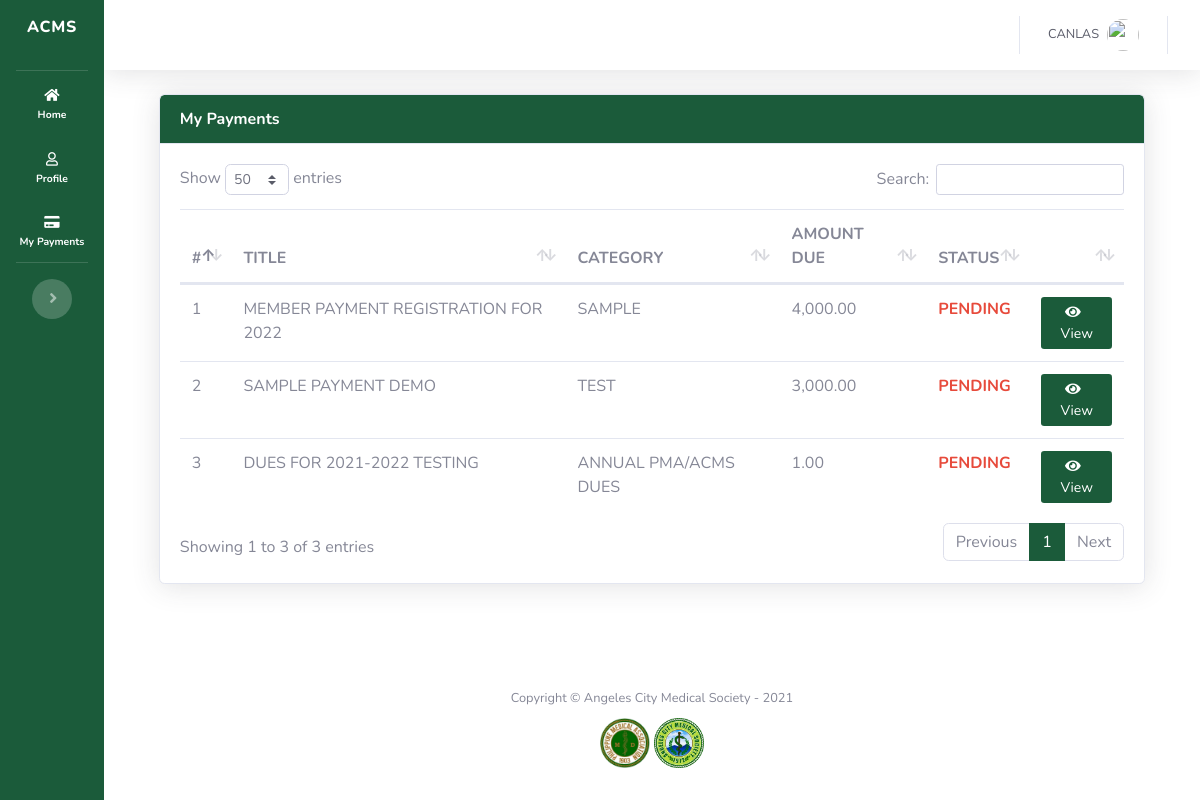
The page /payment_index.php (signed in) on the database its author committed.
### tables this page shows
CREATE TABLE `user_payments` (
  `id` int(11) NOT NULL,
  `user_id` int(11) NOT NULL,
  `payment_id` int(11) NOT NULL,
  `amount_paid` float NOT NULL DEFAULT 0,
  `proof_of_payment` varchar(255) DEFAULT NULL,
  `date_of_payment` date DEFAULT NULL,
  `status` enum('PENDING','VERIFIED','AWAITING VERIFICATION','') NOT NULL DEFAULT 'PENDING',
  `created_at` datetime NOT NULL DEFAULT current_timestamp(),
  `updated_at` datetime NOT NULL DEFAULT current_timestamp(),
  `deleted_at` datetime DEFAULT NULL
);

CREATE TABLE `payments` (
  `id` int(11) NOT NULL,
  `title` varchar(255) NOT NULL,
  `category` varchar(255) NOT NULL,
  `amount` float NOT NULL DEFAULT 0,
  `auto_assign` tinyint(1) NOT NULL DEFAULT 1,
  `created_at` datetime NOT NULL DEFAULT current_timestamp(),
  `updated_at` datetime NOT NULL DEFAULT current_timestamp(),
  `deleted_at` datetime DEFAULT NULL
);

### payment_index.php (the view, shortened to what this page needs)
<?php
    include('sidebar.php');
    $my_payments    =   $mysqli->query("SELECT
                                        user_payments.id,
                                        user_payments.status,
                                        payments.title,
                                        payments.category,
                                        payments.amount
                                        FROM user_payments
                                        JOIN payments ON payments.id=user_payments.payment_id
                                        WHERE payments.deleted_at is NULL AND user_id={$_SESSION['user_id']}"
                                        );
?>
    <div id="content-wrapper" class="d-flex flex-column">
      <div id="content">
<?php require('topbar.php'); ?>
        <div class="container-fluid">
            <div class="row">
                <div class="col-md-12">
                    <div class="card shadow overflow-auto">
                        <div class="card-header bg-gradient-primary text-white font-weight-bold">
                            My Payments
                        </div>
                        <div class="card-body">
                            <table id="table_payments" class="table">
                                <thead>
                                    <tr>
                                        <th>#</th>
                                        <th>TITLE</th>
                                        <th>CATEGORY</th>
                                        <th>AMOUNT DUE</th>
                                        <th>STATUS</th>
                                        <th></th>
                                    </tr>
                                </thead>
                                <tbody>
                                    <?php $i=1;?>
                                    <?php foreach($my_payments as $payment): ?>
                                    <tr class="cursor-pointer">
                                        <td><?=$i?></td>
                                        <td>
                                            <?=$payment['title']?>
                                        </td>
                                        <td>
                                            <?=$payment['category']?>
                                        </td>
                                        <td>
                                            <?=number_format($payment['amount'], 2)?>
                                        </td>
                                        <?php
                                            $textColor = null;
                                            switch($payment['status'])
                                            {
                                                case "PENDING":
                                                    $textColor = "text-danger";
                                                    break;
                                            }
                                        ?>
                                        <td class='font-weight-bold <?=$textColor?>'>
                                            <?=$payment['status']?>
                                        </td>
                                        <td>
                                            <a href="payment_show.php?user_payment_id=<?=$payment['id']?>" class="btn btn-sm bg-gradient-primary text-white">
                                                <i class='fas fa-eye mr-2'></i>View
                                            </a>
                                        </td>
                                    </tr>
                                    <?php $i++; ?>
                                    <?php endforeach ?>
                                </tbody>
                            </table>
                        </div>
                    </div>
                </div>
            </div>
        </div>
      </div>
<?php
  include('footer.php');
?>

### sidebar.php (shortened to what this page needs)
<!DOCTYPE html>
<html lang="en">
<head>
  <link href="vendor/fontawesome-free/css/all.min.css" rel="stylesheet" type="text/css">
  <link href="css/sb-admin-2.min.css" rel="stylesheet">
  <link href="vendor/datatables/dataTables.bootstrap4.min.css" rel="stylesheet">
</head>
<body id="page-top">
  <div id="wrapper">
    <ul class="navbar-nav bg-gradient-primary sidebar sidebar-dark accordion toggled" id="accordionSidebar">
      <a class="sidebar-brand d-flex align-items-center justify-content-center" href="index.php">
        <div class="nav-item">ACMS</div>
      </a>
      <hr class="sidebar-divider my-0">
        <li class="nav-item active" id="nav-item-home">
            <a class="nav-link" href="index.php">
                <i class="fas fa-home"></i>
                <span>Home</span>
            </a>
        </li>
        <li class="nav-item active" id="nav-item-home">
            <a class="nav-link" href="profile.php">
                <i class="far fa-user"></i>
                <span>Profile</span>
            </a>
        </li>
        <li class="nav-item active" id="nav-item-home">
            <a class="nav-link" href="payment_index.php">
                <i class="fa fa-credit-card"></i>
                <span>My Payments</span>
            </a>
        </li>
      <hr class="sidebar-divider d-none d-md-block">
      <div class="text-center d-none d-md-inline">
        <button class="rounded-circle border-0" id="sidebarToggle"></button>
      </div>
    </ul>

### topbar.php (shortened to what this page needs)
<nav class="navbar navbar-expand navbar-light bg-white topbar mb-4 static-top shadow">
  <ul class="navbar-nav ml-auto">
    <li class="nav-item dropdown no-arrow">
      <a class="nav-link dropdown-toggle" href="#" id="userDropdown" role="button" data-toggle="dropdown" aria-haspopup="true" aria-expanded="false">
        <span class="mr-2 d-none d-lg-inline text-gray-800 small"><?php echo strtoupper($_SESSION['full_name']); ?></span>
        <img src="<?php echo $_SESSION['profile_image']; ?>" style="width: 2rem; height: 2rem; border-radius: 50%;">
      </a>
    </li>
  </ul>
</nav>

### footer.php (shortened to what this page needs)
      <footer class="sticky-footer bg-white">
        <div class="container my-auto">
          <div class="copyright text-center my-auto">
            <span>Copyright &copy; Angeles City Medical Society - 2021</span>
              <br/>
              <br/>
              <img src="img/logo/pma.png" width="50px">
              <img src="img/logo/acms.png" width="50px">
          </div>
        </div>
      </footer>
    </div>
  </div>
</body>
</html>

### sidebar.php (style rules this page uses)
a:link { text-decoration: none; }
.bg-gradient-primary { background-color: #1b5b3a !important; background-image: none !important; background-image: none !important; background-size: cover !important; }
.container-fluid { background-color: white; padding-left: 5% !important; padding-right: 5% !important; }
#content-wrapper { background-color: white !important; }
::placeholder { opacity: 0.7 !important; }

### rows shown on the page
user_payments: payment.title "MEMBER PAYMENT REGISTRATION FOR 2022", payment.category "SAMPLE", payment.amount "4,000.00", status "PENDING"
user_payments: payment.title "SAMPLE PAYMENT DEMO", payment.category "TEST", payment.amount "3,000.00", status "PENDING"
user_payments: payment.title "DUES FOR 2021-2022 TESTING", payment.category "ANNUAL PMA/ACMS DUES", payment.amount "1.00", status "PENDING"

### other values the page prints
$_SESSION['full_name'] "CANLAS"
